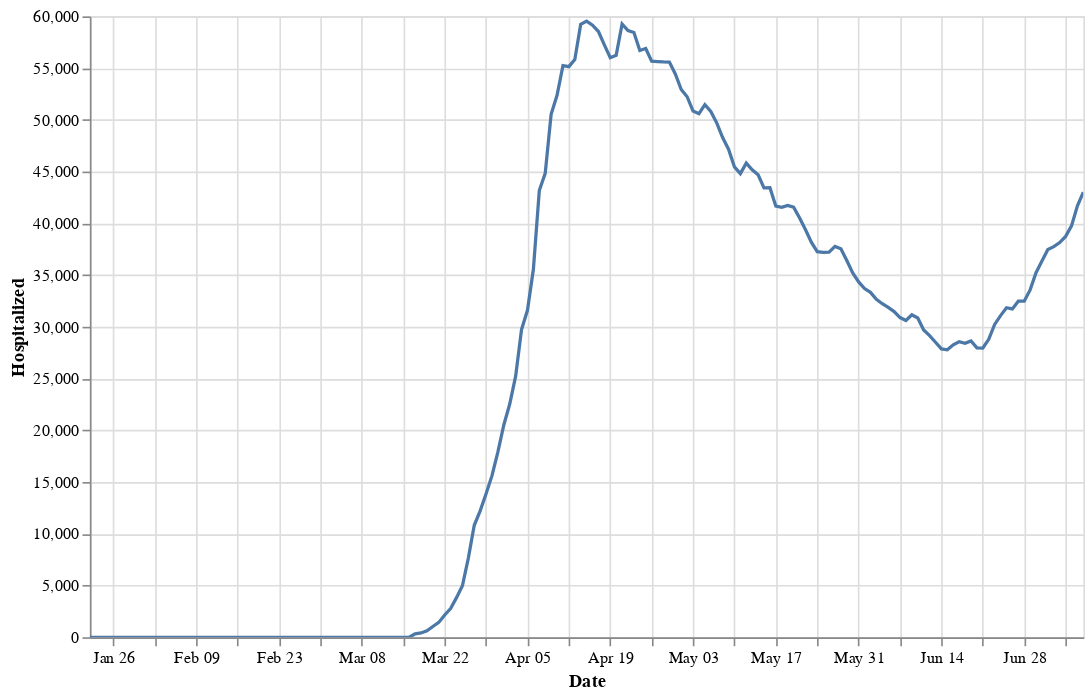

Notebook code for this chart:
### Code cell
totals = data.groupby('Date', as_index=False).sum()[['Date', 'Hospitalized']]
alt.Chart(totals).mark_line().encode(
    x='Date:T',
    y='Hospitalized:Q'
).properties(width=608, height=380).interactive()

### Figure 1 — Vega-Lite specification as saved in the notebook (floating-point values rounded to 4 significant figures; data arrays with more than 128 entries replaced by an {"elided": "..."} marker saying what was removed)
{"config": {"view": {"continuousWidth": 400, "continuousHeight": 300}}, "data": {"name": "data-4c296a3953517694a452a641c8a94d11"}, "mark": "line", "encoding": {"x": {"type": "temporal", "field": "Date"}, "y": {"type": "quantitative", "field": "Hospitalized"}}, "height": 380, "selection": {"selector019": {"type": "interval", "bind": "scales", "encodings": ["x", "y"]}}, "width": 608, "$schema": "https://vega.github.io/schema/vega-lite/v4.0.2.json", "datasets": {"data-4c296a3953517694a452a641c8a94d11": {"elided": "169 records"}}}
